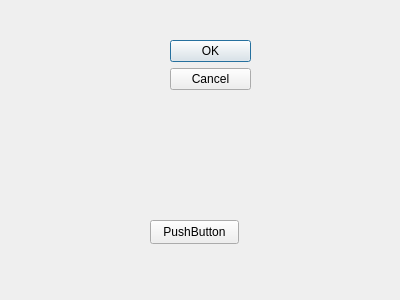
<?xml version="1.0" encoding="UTF-8"?>
<ui version="4.0">
 <class>main_Dialog</class>
 <widget class="QDialog" name="main_Dialog">
  <property name="geometry">
   <rect>
    <x>0</x>
    <y>0</y>
    <width>400</width>
    <height>300</height>
   </rect>
  </property>
  <property name="windowTitle">
   <string>Dialog</string>
  </property>
  <widget class="QDialogButtonBox" name="buttonBox">
   <property name="geometry">
    <rect>
     <x>170</x>
     <y>40</y>
     <width>81</width>
     <height>241</height>
    </rect>
   </property>
   <property name="orientation">
    <enum>Qt::Vertical</enum>
   </property>
   <property name="standardButtons">
    <set>QDialogButtonBox::Cancel|QDialogButtonBox::Ok</set>
   </property>
  </widget>
  <widget class="QPushButton" name="pushButton">
   <property name="geometry">
    <rect>
     <x>150</x>
     <y>220</y>
     <width>89</width>
     <height>24</height>
    </rect>
   </property>
   <property name="text">
    <string>PushButton</string>
   </property>
  </widget>
 </widget>
 <resources/>
 <connections>
  <connection>
   <sender>buttonBox</sender>
   <signal>accepted()</signal>
   <receiver>main_Dialog</receiver>
   <slot>accept()</slot>
   <hints>
    <hint type="sourcelabel">
     <x>248</x>
     <y>254</y>
    </hint>
    <hint type="destinationlabel">
     <x>157</x>
     <y>274</y>
    </hint>
   </hints>
  </connection>
  <connection>
   <sender>buttonBox</sender>
   <signal>rejected()</signal>
   <receiver>main_Dialog</receiver>
   <slot>reject()</slot>
   <hints>
    <hint type="sourcelabel">
     <x>316</x>
     <y>260</y>
    </hint>
    <hint type="destinationlabel">
     <x>286</x>
     <y>274</y>
    </hint>
   </hints>
  </connection>
 </connections>
</ui>
